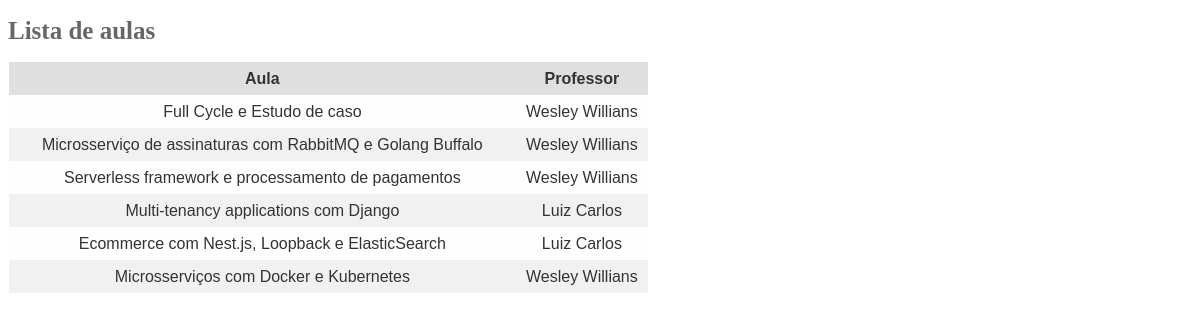
Screenshot of /maratona/ with the database file from the repository.
### app/models.py (models this page shows)
class Classes(models.Model):
  name  =  models.CharField(max_length=255)
  autor =  models.CharField(max_length=255)

### app/views.py (the view)
# urls.py: path('maratona/', classes_list)
def classes_list(request):
    classes = Classes.objects.all()
    return render(
      request,
      'classes_list.html',
      {
        'classes': classes
      }
    )

### app/templates/classes_list.html
{% extends 'base.html' %}
{% block content %}
<h1>Lista de aulas</h1>
<table class="blueTable">
  <thead>
    <tr>
      <th>Aula</th>
      <th>Professor</th>
    </tr>
  </thead>
  <tfoot>
    {% for classess in classes %}
    <tr>
      <td>{{ classess.name }}</td>
      <td>{{ classess.autor }}</td>
    </tr>
  {% endfor %}
  </tfoot>
</table>
{% endblock %}

### app/templates/base.html (shortened to what this page needs)
<!DOCTYPE html>
<html lang="en">
<head>
  {% load static %}
  <link rel="stylesheet" href="{% static 'style.css' %}">
</head>
  <body>
      {% block content %}{% endblock %}
  </body>
</html>

### app/static/style.css (style rules this page uses)
table { color: #333; font-family: Helvetica, Arial, sans-serif; width: 640px; border-collapse: collapse; border-spacing: 0; }
td, th { border: 1px solid transparent; height: 30px; transition: all 0.3s; }
th { background: #DFDFDF; font-weight: bold; }
td { background: #FAFAFA; text-align: center; }
tr:nth-child(even) td { background: #F1F1F1; }
tr:nth-child(odd) td { background: #FEFEFE; }
h1 { color: #666666; font-size: 25px; margin-right: 40px; }

### rows the page displays
Classes: name "Full Cycle e Estudo de caso", autor "Wesley Willians"
Classes: name "Microsserviço de assinaturas com RabbitMQ e Golang Buffalo", autor "Wesley Willians"
Classes: name "Serverless framework e processamento de pagamentos", autor "Wesley Willians"
Classes: name "Multi-tenancy applications com Django", autor "Luiz Carlos"
Classes: name "Ecommerce com Nest.js, Loopback e ElasticSearch", autor "Luiz Carlos"
Classes: name "Microsserviços com Docker e Kubernetes", autor "Wesley Willians"
